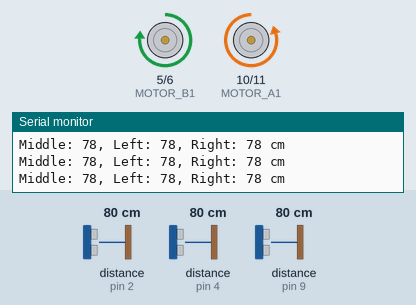
A sketch run on a simulated Arduino Uno, built with avr-gcc and run on an emulated ATmega328P. Parts: motor-driver pin pairs drawn as motors (green arrow = first pin HIGH = forward, orange = second pin HIGH = backward, longer = more drive), the last lines printed to the serial monitor. Wiring (inferred from the names in the program): 3 × ultrasonic range finder: trigger pin 7, echo pin 9 / trigger pin 8, echo pin 4 / trigger pin 13, echo pin 2. The inputs (shaded band) are chosen by the test bench; at power-on: distance to the obstacle (sensors on pin 9, pin 2, pin 4) 80 cm. The echo pulse lasts 58.3 µs per cm.

Above: at 1.2 s.
1.3 s: distance to the obstacle (sensor on pin 9) set to 22 cm
2.8 s: distance to the obstacle (sensor on pin 9) set to 18 cm
At 3.6 s:
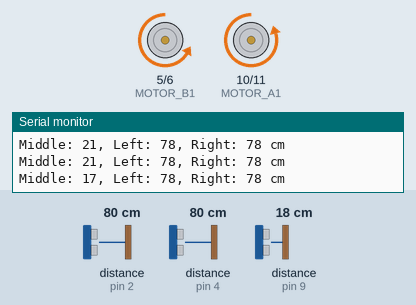
4.5 s: distance to the obstacle (sensor on pin 2) set to 74 cm
At 6.3 s:
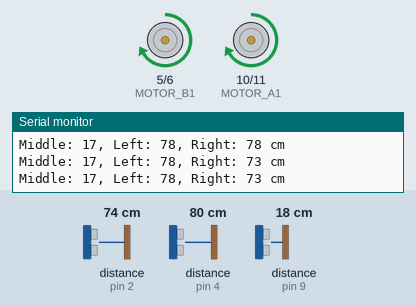
6.6 s: distance to the obstacle (sensor on pin 4) set to 71 cm
At 7.6 s:
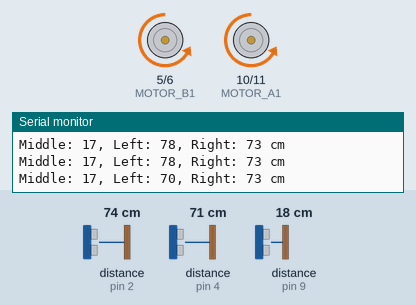
8.8 s: distance to the obstacle (sensor on pin 4) set to 120 cm
At 10.3 s:
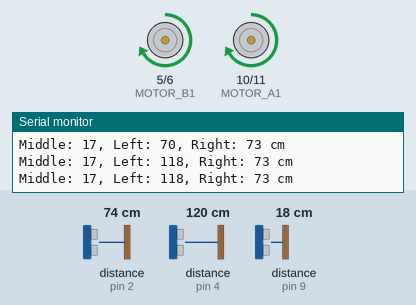
10.9 s: distance to the obstacle (sensor on pin 4) set to 2 cm
At 12.9 s:
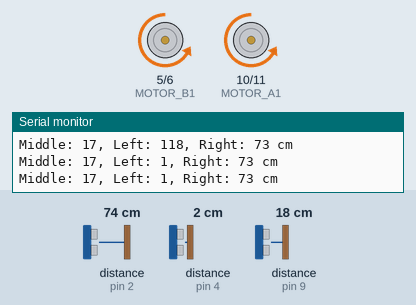
Timing chart, 0 to 14.0 s (numbered marks = the images above; inputs shaded):
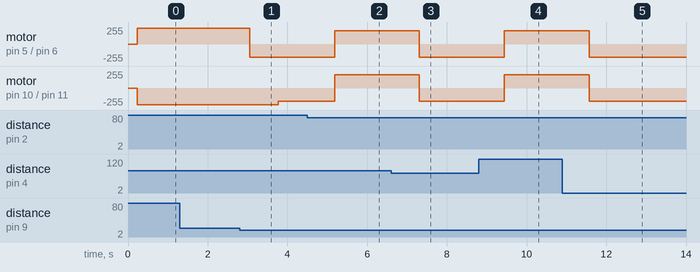

The sketch:

mazeLogic.ino
```cpp
const int MOTOR_A1 = 10;
const int MOTOR_A2 = 11;
const int MOTOR_B1 = 5;
const int MOTOR_B2 = 6;
const int ROTATION1_SENSOR = 2 ;

const int TRIG_LEFT = 8;
const int TRIG_RIGHT = 13;
const int TRIG = 7;

const int ECHO = 9;
const int ECHO_LEFT = 4;
const int ECHO_RIGHT = 2;

const int MOTOR_A_SPEED = 250;
const int MOTOR_B_SPEED = 237;
const int ROTATION_SPEED = 200;
const int SAFE_DISTANCE = 20;
const int STOP_DISTANCE = 10;

void setup() {
  Serial.begin(9600);
  pinMode(TRIG, OUTPUT);
  pinMode(ECHO, INPUT);
  pinMode(TRIG_LEFT, OUTPUT);
  pinMode(ECHO_LEFT, INPUT);
  pinMode(TRIG_RIGHT, OUTPUT);
  pinMode(ECHO_RIGHT, INPUT);
  pinMode(MOTOR_A1, OUTPUT);
  pinMode(MOTOR_A2, OUTPUT);
  pinMode(MOTOR_B1, OUTPUT);
  pinMode(MOTOR_B2, OUTPUT);
}

void loop() {
  long distance = getAverageDistance(TRIG, ECHO);
  long leftDistance = getAverageDistance(TRIG_LEFT, ECHO_LEFT);
  long rightDistance = getAverageDistance(TRIG_RIGHT, ECHO_RIGHT);

  Serial.print("Middle: "); Serial.print(distance);
  Serial.print(", Left: "); Serial.print(leftDistance);
  Serial.print(", Right: "); Serial.print(rightDistance);
  Serial.println(" cm");

  if (distance < STOP_DISTANCE) {
    stopMotors();
  } else if (distance < SAFE_DISTANCE) {
    stopMotors();
    if (leftDistance > rightDistance) {
      turnLeft();
    } else {
      turnRight();
    }
    delay(500); // Give time to turn
  } else {
    moveForward();
  }
}

long getAverageDistance(int TRIG_PIN, int ECHO_PIN) {
  long sum = 0;
  for (int i = 0; i < 5; i++) { // Take 5 readings for accuracy
    sum += getDistance(TRIG_PIN, ECHO_PIN);
    delay(10);
  }
  return sum / 5;
}

long getDistance(int TRIG_PIN, int ECHO_PIN) {
  digitalWrite(TRIG_PIN, LOW);
  delayMicroseconds(2);
  digitalWrite(TRIG_PIN, HIGH);
  delayMicroseconds(10);
  digitalWrite(TRIG_PIN, LOW);
  long duration = pulseIn(ECHO_PIN, HIGH);
  return duration * 0.034 / 2;
}

void deadEndFunction(long distance, long leftDistance, long rightDistance) {
    if (leftDistance < STOP_DISTANCE && distance < STOP_DISTANCE && rightDistance < STOP_DISTANCE) {
        while (leftDistance < STOP_DISTANCE && distance < STOP_DISTANCE && rightDistance < STOP_DISTANCE) {
            moveBackward();
            delay(500);  // Prevent excessive looping
            distance = getAverageDistance(TRIG, ECHO);
            leftDistance = getAverageDistance(TRIG_LEFT, ECHO_LEFT);
            rightDistance = getAverageDistance(TRIG_RIGHT, ECHO_RIGHT);
        }
        stopMotors();  // Stop after backing up
    }
}


void moveForward() {
  analogWrite(MOTOR_A1, 0);
  analogWrite(MOTOR_A2, MOTOR_A_SPEED);
  analogWrite(MOTOR_B1, MOTOR_B_SPEED);
  analogWrite(MOTOR_B2, 0);
}
void moveBackward() {
  analogWrite(MOTOR_A1, MOTOR_A_SPEED);
  analogWrite(MOTOR_A2, 0);
  analogWrite(MOTOR_B1, 0);
  analogWrite(MOTOR_B2, MOTOR_A_SPEED);
}

void stopMotors() {
  analogWrite(MOTOR_A1, 0);
  analogWrite(MOTOR_A2, 0);
  analogWrite(MOTOR_B1, 0);
  analogWrite(MOTOR_B2, 0);
}

void turnLeft() {
  analogWrite(MOTOR_A1, ROTATION_SPEED);
  analogWrite(MOTOR_A2, 0);
  analogWrite(MOTOR_B1, ROTATION_SPEED);
  analogWrite(MOTOR_B2, 0);
}

void turnRight() {
  analogWrite(MOTOR_A1, 0);
  analogWrite(MOTOR_A2, ROTATION_SPEED);
  analogWrite(MOTOR_B1, 0);
  analogWrite(MOTOR_B2, ROTATION_SPEED);
}
```

Measured:
- the behaviour switches between 21 and 20 cm on distance to the obstacle (sensor on pin 9) (found by bisection; images 0 and 1)
- the behaviour switches between 80 and 79 cm on distance to the obstacle (sensor on pin 2) (found by bisection; images 1 and 2)
- the behaviour switches between 75 and 74 cm on distance to the obstacle (sensor on pin 4) (found by bisection; images 2 and 3)
- after the input at 2.8 s, motor on pin 5 (MOTOR_B1) / pin 6 (MOTOR_B2): forward 237/255 → backward 200/255 after 0.26 s; motor on pin 10 (MOTOR_A1) / pin 11 (MOTOR_A2): backward 250/255 → backward 200/255 after 0.97 s
- after the input at 4.5 s, motor on pin 5 (MOTOR_B1) / pin 6 (MOTOR_B2), motor on pin 10 (MOTOR_A1) / pin 11 (MOTOR_A2): backward 200/255 → forward 200/255 after 0.69 s
- after the input at 6.6 s, motor on pin 5 (MOTOR_B1) / pin 6 (MOTOR_B2), motor on pin 10 (MOTOR_A1) / pin 11 (MOTOR_A2): forward 200/255 → backward 200/255 after 0.71 s
- after the input at 8.8 s, motor on pin 5 (MOTOR_B1) / pin 6 (MOTOR_B2), motor on pin 10 (MOTOR_A1) / pin 11 (MOTOR_A2): backward 200/255 → forward 200/255 after 0.65 s
- after the input at 10.9 s, motor on pin 5 (MOTOR_B1) / pin 6 (MOTOR_B2), motor on pin 10 (MOTOR_A1) / pin 11 (MOTOR_A2): forward 200/255 → backward 200/255 after 0.67 s
